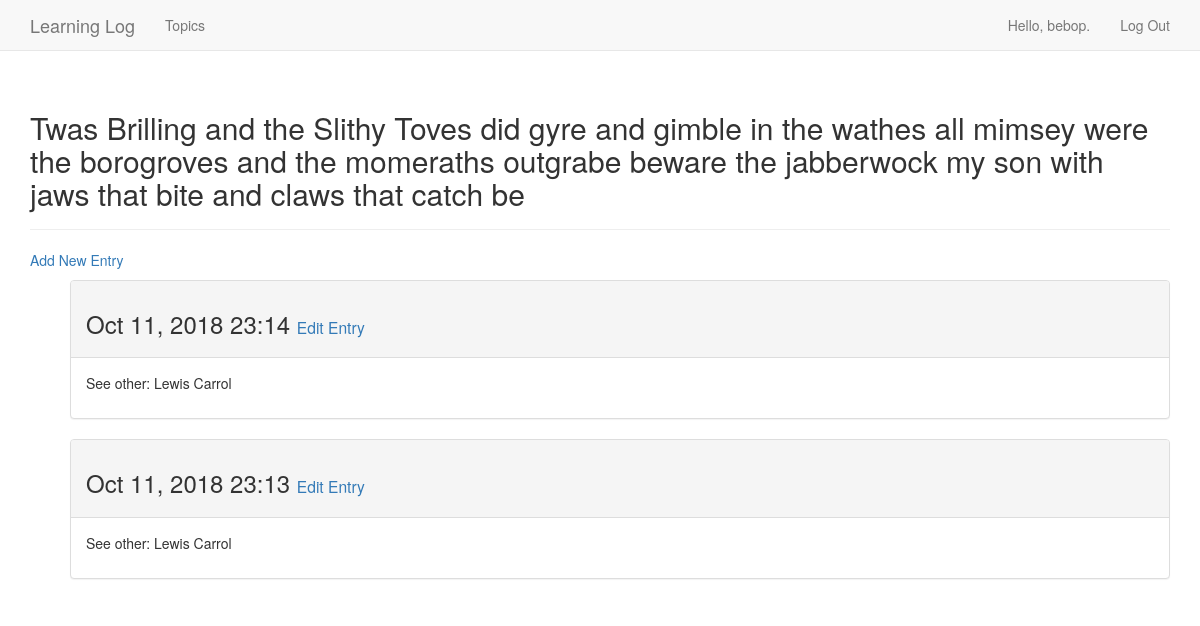
Page /topics/4/ (signed in) on the committed database.
### learning_logs/models.py (models this page shows, shortened)
class Topic(models.Model):
    text = models.CharField(max_length=200)
    date_added = models.DateTimeField(auto_now_add=True)
    owner = models.ForeignKey(User, on_delete=models.CASCADE)
    def __str__(self):
        return self.text

class Entry(models.Model):
    topic = models.ForeignKey(Topic, on_delete=models.CASCADE)
    text = models.TextField()
    date_added = models.DateTimeField(auto_now_add=True)
    class Meta:
        verbose_name_plural = 'entries'

### learning_logs/views.py (the view)
# urls.py: path('topics/<int:topic_id>/', views.topic, name='topic'),
@login_required
def topic(request, topic_id):
    topic = Topic.objects.get(id=topic_id)
    if check_topic_owner(request, topic):
        entries = topic.entry_set.order_by('-date_added')
        context = {'topic' : topic, 'entries' : entries}
        return render(request, 'learning_logs/topic.html', context)

### learning_logs/views.py (called while the page is built)
def check_topic_owner(request, topic):
    if topic.owner != request.user:
        raise Http404
    return True

### learning_logs/templates/learning_logs/topic.html
{% extends 'learning_logs/base.html' %}
{% block header %}
  <h2> {{ topic }}</h2>
{% endblock header %}
{% block content %}
  <p>
    <a href="{% url 'learning_logs:new_entry' topic.id %}">Add New Entry</a>
  </p>
  <ul>
    {% for entry in entries %}
      <div class="panel panel-default">
        <div class="panel-heading">
          <h3>{{ entry.date_added|date:'M d, Y H:i' }}
            <small>
              <a href="{% url 'learning_logs:edit_entry' entry.id %}">Edit Entry</a>
            </small>
          </h3>
        </div>
        <div class="panel-body">
          {{ entry.text|linebreaks }}
        </div>
      </div>
    {% empty %}
      <li>
        There are no entries for this topic yet
      </li>
    {% endfor %}
  </ul>
{% endblock content %}

### learning_logs/templates/learning_logs/base.html (shortened to what this page needs)
{% load bootstrap3 %}
<!DOCTYPE html>
<html lang='en'>
  <head>
    {% bootstrap_css %}
  </head>
<body>
  <nav class="navbar navbar-default navbar-static-top">
    <div class="container">
      <div class="navbar-header">
        <a class="navbar-brand" href="{% url 'learning_logs:index' %}">Learning Log</a>
      </div>
      <div id="navbar" class="navbar-collapse collapse">
        <ul class="nav navbar-nav">
          <li><a href="{% url 'learning_logs:topics' %}">Topics</a></li>
        </ul>
        <ul class="nav navbar-nav navbar-right">
          {% if user.is_authenticated %}
            <li><a>Hello, {{user.username }}.</a></li>
            <li><a href="{% url 'users:logout' %}">Log Out</a></li>
          {% else %}
            <li><a href="{% url 'users:register' %}">Register</a></li>
            <li><a href="{% url 'users:login' %}">Log In</a></li>
          {% endif %}
        </ul>
      </div>
    </div>
  </nav>
  <div class="container">
    <div class="page-header">
      {% block header %}{% endblock header %}
    </div>
    <div>
      {% block content %}{% endblock content %}
    </div>
  </div>
</body>
</html>

### rows in the picture
Topic: text "Twas Brilling and the Slithy Toves did gyre and gimble in the wathes all mimsey were the borogroves and the momeraths outgrabe beware the jabberwock my son with jaws that bite and claws that catch be"
Entry: date_added "Oct 11, 2018 23:14", text "See other: Lewis Carrol"
Entry: date_added "Oct 11, 2018 23:13", text "See other: Lewis Carrol"

### other values in the picture
{{ user.username }} "bebop"
